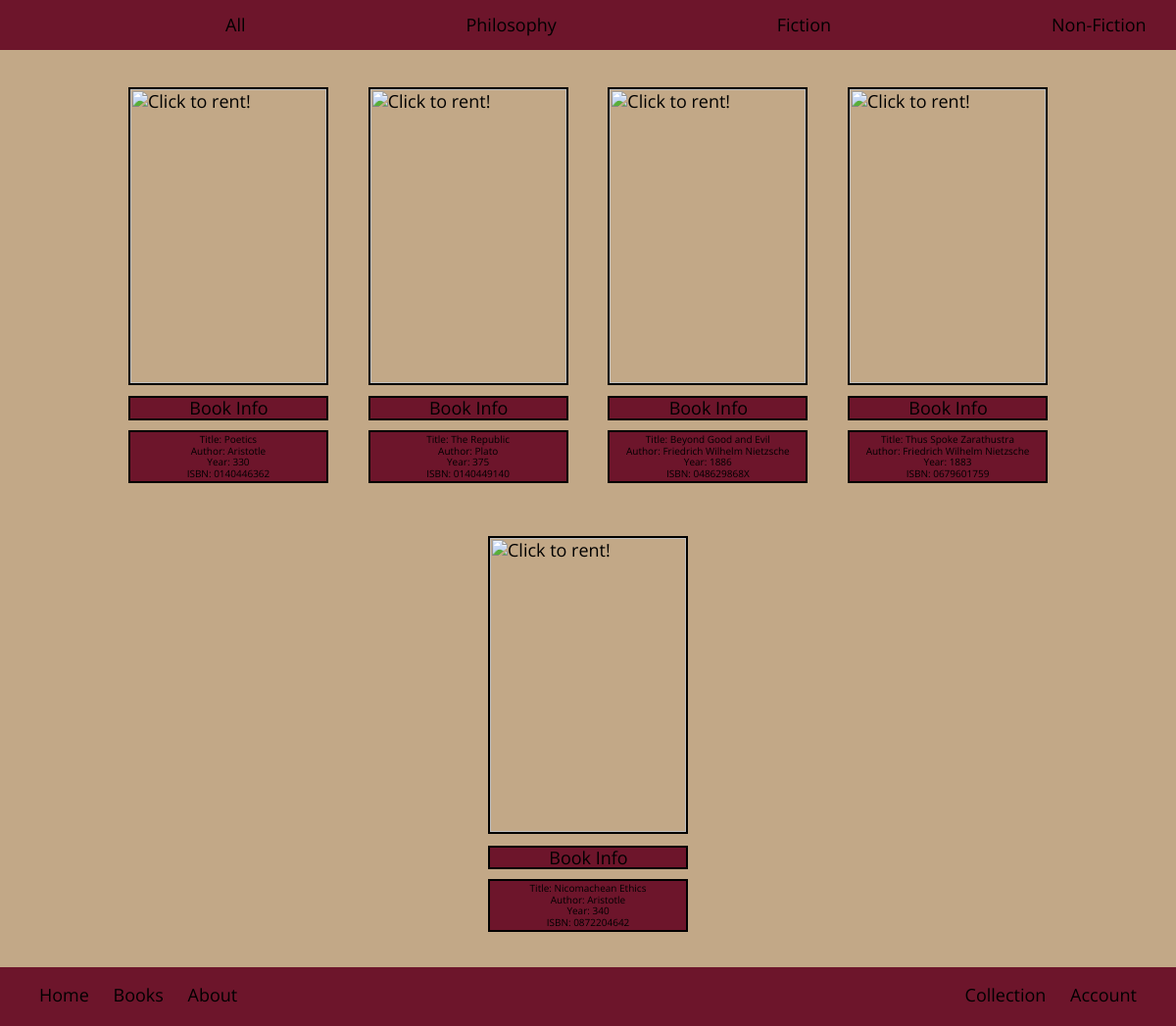
/html&php/library.php?genre=1 (signed in), run on the app's committed database.
### tables this page shows
CREATE TABLE IF NOT EXISTS `Books`(
    `bookISBN` VARCHAR(10),
    `bookName` VARCHAR(100),
    `bookAuthor` VARCHAR(50),
    `publisher` VARCHAR(100),
    `year` INT,
    `genreID` INT NOT NULL,
    PRIMARY KEY (`bookISBN`)
);

### php/connectToDBAdmin.php (called while the page is built, shortened)
<?php
class NovelConnection {
	private $host = "localhost";
	private $user = "root";
	private $password = "";
	private $database = "NovelReads";
	private $conn;
	function __construct() {
		$this->conn = $this->connect();
	}
	function connect() {
		$conn = mysqli_connect($this->host,$this->user,$this->password,$this->database);
		return $conn;
	}
	function runQuery($query) {
		$result = mysqli_query($this->conn,$query);
		while($row=mysqli_fetch_assoc($result)) {
			$resultset[] = $row;
		}
		if (!empty($resultset))
			return $resultset;
	}
}
?>

### html&php/library.php (the view, shortened to what this page needs)
<?php
    require "../php/connectToDBAdmin.php";
    $handler = new NovelConnection();
?>
<!DOCTYPE html>
<html lang="en">
    <head>
        <link rel="stylesheet" type="text/css" href="../css/normalize.css">
        <link rel="stylesheet" type="text/css" href="../css/library.css">
    </head>
    <div class="nav-bar">
            <ul class="nav-bar">
                <li><a class="link-space" href="./library.php">All</a></li>
                <li><a class="link-space" href="./library.php?genre=1">Philosophy</a></li>
                <li><a class="link-space" href="./library.php?genre=2">Fiction</a></li>
                <li><a class="link-space" href="./library.php?genre=3">Non-Fiction</a></li>
            </ul>
    </div>
    <div class="product-box">
        <?php
            if (!isset($_GET["genre"])) {
                $product_array = $handler->runQuery("SELECT * FROM `Books` ORDER BY 'bookISBN' ASC");
            } else {
                $product_array = $handler->runQuery("SELECT * FROM `Books` WHERE `genreID` = '$_GET[genre]' ORDER BY 'bookISBN' ASC");
            }
            if (!empty($product_array)) {
                foreach($product_array as $key=>$value) {
        ?>
                    <div class="product-inner-img">
                        <form method="post" action="library.php?action=add&ISBN=<?php echo $product_array[$key]["bookISBN"]; ?>">
                            <input title="Click to rent!" class="product-img" type="image" src="https://covers.openlibrary.org/b/isbn/<?php echo $product_array[$key]["bookISBN"];?>-L.jpg"/>
                        </form>
                        <p class="info-link">
                            <span id="info">Book Info</span>
                            <p class="hidden-info">
                                Title: <?php echo $product_array[$key]["bookName"];?></br>
                                Author: <?php echo $product_array[$key]["bookAuthor"];?></br>
                                Year: <?php echo $product_array[$key]["year"];?></br>
                                ISBN: <?php echo $product_array[$key]["bookISBN"];?></br>
                            </p>
                        </p>
                    </div>
            <?php
                }
            }
            ?>
    </div>
    <div class="footer">
            <p class="footer-text-left">
                <a href="./index.php" class="menu">Home</a>
                <a href="./library.php" class="menu">Books</a>
                <a href="./about.php" class="menu">About</a>
            </p>
            <p class="footer-text-right">
                <?php
                if ($_SESSION['success'] == 1) {
                ?>
                    <a href="./collection.php" class="menu">Collection</a>
                <?php
                }?>
                <a href="./accountinfo.php" class="menu">Account</a>
            </p>
    </div>
</html>

### css/library.css (style rules this page uses)
html, body { background-color: #C2A887; font-family: 'Open Sans';font-size: 18px; justify-content: center; }
div.nav-bar { padding: 10px 0px 10px 0px; background-color: #6D152B; }
ul.nav-bar { margin: 0; padding: 5px; justify-content: space-between; overflow: hidden; }
li { padding: 0 0 0 12.5em; display: block; float: left; list-style-type: none; text-decoration: none; }
a.link-space { text-decoration: none; font-size: 18px; color: inherit; width: 100%; transition: 0.5s; }
div.product-box { margin: 20px 100px 60px 100px; text-align: center; height: inherit; }
div.product-inner-img { position: relative; display: inline-block; padding: 1rem 1rem; vertical-align: middle; transition: 0.5s; }
input.product-img { border: 2px solid black; height: 300px; width: 200px; transition: 0.5s; }
p.info-link { border: 2px solid black; background-color: #6D152B; padding: 0px 59px 0px 60px; margin: 10px 0 10px 0; text-decoration: none; color: black; }
p.hidden-info { font-size: 10px; padding: 2px 2px 2px 2px; border: 2px solid black; background-color: #6D152B; text-decoration: none; color: black; transition: 0.5s; }
.footer { position:fixed; bottom:0; width:100%; height: 60px; background-color: #6D152B; }
.footer-text-left { font-size:18px; padding-left:40px; float:left; word-spacing:20px; text-decoration: none; }
.footer-text-right { font-size:18px; padding-right:40px; float:right; word-spacing:20px; text-decoration: none; }
a.menu { text-decoration: none; color: inherit; transition: 0.5s; }

### data on the page
books: bookName "Poetics", bookAuthor "Aristotle", year "330", bookISBN "0140446362"
books: bookName "The Republic", bookAuthor "Plato", year "375", bookISBN "0140449140"
books: bookName "Beyond Good and Evil", bookAuthor "Friedrich Wilhelm Nietzsche", year "1886", bookISBN "048629868X"
books: bookName "Thus Spoke Zarathustra", bookAuthor "Friedrich Wilhelm Nietzsche", year "1883", bookISBN "0679601759"
books: bookName "Nicomachean Ethics", bookAuthor "Aristotle", year "340", bookISBN "0872204642"
